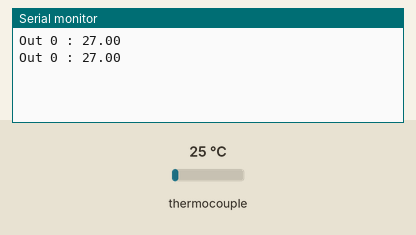
A sketch run on a simulated ESP32. On the bench: the last lines printed to the serial monitor. The inputs (shaded band) are chosen by the test bench; at power-on: thermocouple 25 °C.

Above: at 1.8 s.
1.9 s: thermocouple set to 6 °C
At 2.4 s:
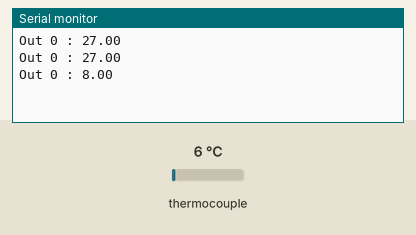
3.4 s: thermocouple set to 75 °C
At 4.8 s:
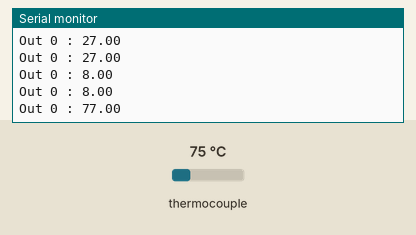
Timing chart, 0 to 6.4 s (numbered marks = the images above; inputs shaded):
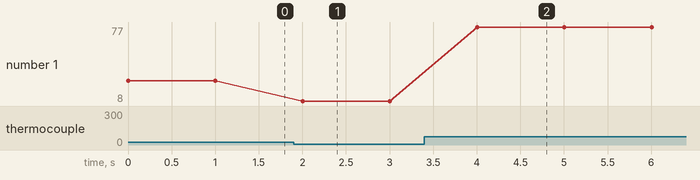

Measured:
- after the input at 1.9 s, the serial monitor: prints a new line after 0.10 s (image 1)
- after the input at 3.4 s, the serial monitor: prints a new line after 0.60 s (image 2)
- plotted number 1: 27 → 8 after the input at 1.9 s, 8 → 77 after the input at 3.4 s

The sketch:

TcDirect.ino
```cpp
// Thermocouple
#include "max6675.h"
int thermoDO = 4; //D2
int thermoCS = 5; //D1
int thermoCLK = 0; //D3

MAX6675 thermocouple(thermoCLK, thermoCS, thermoDO);

void setup() {

//  Arduino pins used to control max6675
//  pinMode(vccPin, OUTPUT); digitalWrite(vccPin, HIGH);
//  pinMode(gndPin, OUTPUT); digitalWrite(gndPin, LOW);

  Serial.begin(115200);

}
float out0;

void loop() {
  out0 = thermocouple.readCelsius();
  Serial.print("Out 0 : ");Serial.println(out0 + 2);
  delay(1000);

}
```
